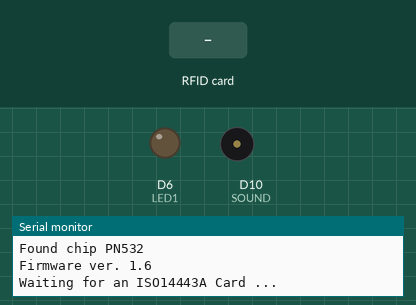
Simulated run of this sketch. Board: Arduino Zero (SAMD21). On the bench: output pins drawn as LEDs (lit = HIGH), buzzer (waves = sounding), the last lines printed to the serial monitor. The test bench sets the inputs (shaded band).

Above: at 1.2 s.
1.3 s: RFID card 5E 7A 19 C4 held to the reader
At 2.3 s:
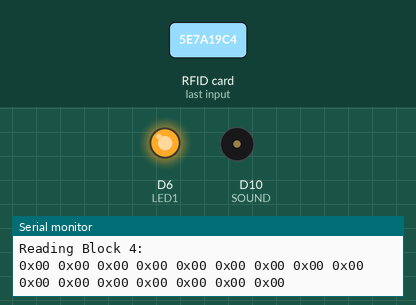
Timing chart, 0 to 4.3 s (numbered marks = the images above; inputs shaded):
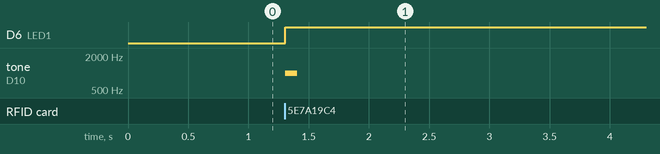

Measured:
- after the input at 1.3 s, D6 (LED1): LOW → HIGH at once; tone on D10 (SOUND): silent → 1000 Hz at once, → silent 0.10 s later

The sketch:

SoMW_Checkin.ino
```cpp
/**************************************************************************/
/*
 * Check-in Device for SoMW
 * 2017/08/18
 * require Adafruite_PN532, MKR1000
*/
/**************************************************************************/

#include <Wire.h>
#include <SPI.h>
#include <Adafruit_PN532.h>

// for program
#define SOUND 10  // sound output
#define LED1 6    // turn on when check-in
bool inFlag = false;

// If using the breakout with SPI, define the pins for SPI communication.
#define PN532_SCK  (2)
#define PN532_MOSI (3)
#define PN532_SS   (4)
#define PN532_MISO (5)

// If using the breakout or shield with I2C, define just the pins connected
// to the IRQ and reset lines.  Use the values below (2, 3) for the shield!
#define PN532_IRQ   (2)
#define PN532_RESET (3)  // Not connected by default on the NFC Shield

// Uncomment just _one_ line below depending on how your breakout or shield
// is connected to the Arduino:

// Use this line for a breakout with a software SPI connection (recommended):
//Adafruit_PN532 nfc(PN532_SCK, PN532_MISO, PN532_MOSI, PN532_SS);

// Use this line for a breakout with a hardware SPI connection.  Note that
// the PN532 SCK, MOSI, and MISO pins need to be connected to the Arduino's
// hardware SPI SCK, MOSI, and MISO pins.  On an Arduino Uno these are
// SCK = 13, MOSI = 11, MISO = 12.  The SS line can be any digital IO pin.
//Adafruit_PN532 nfc(PN532_SS);

// Or use this line for a breakout or shield with an I2C connection:
Adafruit_PN532 nfc(PN532_IRQ, PN532_RESET);

#if defined(ARDUINO_ARCH_SAMD)
// for Zero, output on USB Serial console, remove line below if using programming port to program the Zero!
// also change #define in Adafruit_PN532.cpp library file
   #define Serial SerialUSB
#endif

void setup(void) {
  pinMode(SOUND, OUTPUT);
  pinMode(LED1, OUTPUT);

  #ifndef ESP8266
    while (!Serial); // for Leonardo/Micro/Zero
  #endif
  Serial.begin(115200);
  Serial.println("Hello!");

  nfc.begin();

  uint32_t versiondata = nfc.getFirmwareVersion();
  if (! versiondata) {
    Serial.print("Didn't find PN53x board");
    while (1); // halt
  }
  // Got ok data, print it out!
  Serial.print("Found chip PN5"); Serial.println((versiondata>>24) & 0xFF, HEX);
  Serial.print("Firmware ver. "); Serial.print((versiondata>>16) & 0xFF, DEC);
  Serial.print('.'); Serial.println((versiondata>>8) & 0xFF, DEC);

  // configure board to read RFID tags
  nfc.SAMConfig();

  Serial.println("Waiting for an ISO14443A Card ...");
}


void loop(void) {
  uint8_t success;
  uint8_t uid[] = { 0, 0, 0, 0, 0, 0, 0 };  // Buffer to store the returned UID
  uint8_t uidLength;                        // Length of the UID (4 or 7 bytes depending on ISO14443A card type)

  // Wait for an ISO14443A type cards (Mifare, etc.).  When one is found
  // 'uid' will be populated with the UID, and uidLength will indicate
  // if the uid is 4 bytes (Mifare Classic) or 7 bytes (Mifare Ultralight)
  success = nfc.readPassiveTargetID(PN532_MIFARE_ISO14443A, uid, &uidLength);

    // card detected
    if(success)
    {
     tone(SOUND, 1000, 100);
     digitalWrite(LED1, HIGH);
    }

  if (success) {
    // Display some basic information about the card
    Serial.println("Found an ISO14443A card");
    Serial.print("  UID Length: ");Serial.print(uidLength, DEC);Serial.println(" bytes");
    Serial.print("  UID Value: ");
    nfc.PrintHex(uid, uidLength);
    Serial.println("");

    if (uidLength == 4)
    {
      // We probably have a Mifare Classic card ...
      Serial.println("Seems to be a Mifare Classic card (4 byte UID)");

      // Now we need to try to authenticate it for read/write access
      // Try with the factory default KeyA: 0xFF 0xFF 0xFF 0xFF 0xFF 0xFF
      Serial.println("Trying to authenticate block 4 with default KEYA value");
      uint8_t keya[6] = { 0xFF, 0xFF, 0xFF, 0xFF, 0xFF, 0xFF };

    // Start with block 4 (the first block of sector 1) since sector 0
    // contains the manufacturer data and it's probably better just
    // to leave it alone unless you know what you're doing
      success = nfc.mifareclassic_AuthenticateBlock(uid, uidLength, 4, 0, keya);

      if (success)
      {
        Serial.println("Sector 1 (Blocks 4..7) has been authenticated");
        uint8_t data[16];

        // If you want to write something to block 4 to test with, uncomment
    // the following line and this text should be read back in a minute
        //memcpy(data, (const uint8_t[]){ 'a', 'd', 'a', 'f', 'r', 'u', 'i', 't', '.', 'c', 'o', 'm', 0, 0, 0, 0 }, sizeof data);
        // success = nfc.mifareclassic_WriteDataBlock (4, data);

        // Try to read the contents of block 4
        success = nfc.mifareclassic_ReadDataBlock(4, data);

    // sound test
    if(success)
    {
//     tone(SOUND, 500, 100);
//     digitalWrite(LED1, LOW);
    }

        if (success)
        {
          // Data seems to have been read ... spit it out
          Serial.println("Reading Block 4:");
          nfc.PrintHexChar(data, 16);
          Serial.println("");

          // Doing something
          if(uid[0]==0x55 && uid[1]==0x45 && uid[2]==0x81 && uid[3]==0x04){
//            Serial.print("match!");
          Serial.println("");

            // check-in / check-out
            // sending message to Processing
            if(inFlag==false){
              inFlag = true;
              // sound test
               tone(SOUND, 1500, 100);
               digitalWrite(LED1, LOW);
              Serial.print("CHECKIN");
              Serial.println("");
            } else {
              inFlag = false;
              // sound test
               tone(SOUND, 500, 100);
               digitalWrite(LED1, LOW);
              Serial.print("CHECKOUT");
              Serial.println("");
            }

          }

          // Wait a bit before reading the card again
          delay(1000);
        }
        else
        {
          Serial.println("Ooops ... unable to read the requested block.  Try another key?");
        }
      }
      else
      {
        Serial.println("Ooops ... authentication failed: Try another key?");
      }
    }

    if (uidLength == 7)
    {
      // We probably have a Mifare Ultralight card ...
      Serial.println("Seems to be a Mifare Ultralight tag (7 byte UID)");

      // Try to read the first general-purpose user page (#4)
      Serial.println("Reading page 4");
      uint8_t data[32];
      success = nfc.mifareultralight_ReadPage (4, data);
      if (success)
      {
        // Data seems to have been read ... spit it out
        nfc.PrintHexChar(data, 4);
        Serial.println("");

        // Wait a bit before reading the card again
        delay(1000);
      }
      else
      {
        Serial.println("Ooops ... unable to read the requested page!?");
      }
    }


  }
}
```
